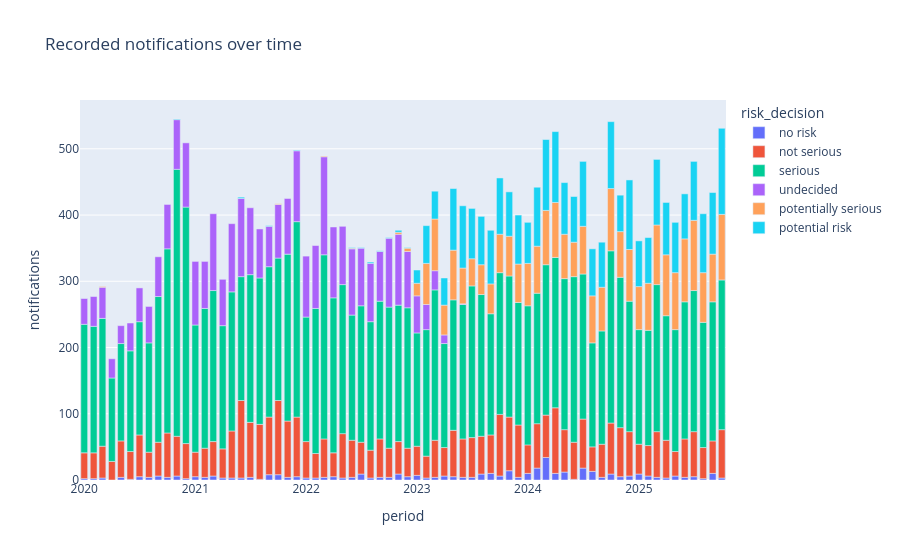

The code cell stored with this chart in its notebook:
### Markdown cell above
## 4. Exploratory analysis describes notifications only
The entire snapshot can be displayed for descriptive exploration. Do not use patterns from the future test period to choose model settings. Notebook 02 confines model comparison to earlier dates. Counts are not prevalence or safety rates; no inspection-volume denominator is supplied.

### Code cell
import plotly.express as px
monthly = df.assign(period=df.date.dt.to_period("M").astype(str)).groupby(["period","risk_decision"]).size().reset_index(name="notifications")
px.bar(monthly,x="period",y="notifications",color="risk_decision",title="Recorded notifications over time").show()
display(pd.crosstab(df.category,df.risk_decision).head(15))

### Figure 1 — Plotly figure (JSON) as saved in the notebook; plotly's stock layout.template omitted (floating-point values rounded to 4 significant figures)
{"data": [{"hovertemplate": "risk_decision=no risk<br>period=%{x}<br>notifications=%{y}<extra></extra>", "legendgroup": "no risk", "marker": {"color": "#636efa", "pattern": {"shape": ""}}, "name": "no risk", "orientation": "v", "showlegend": true, "textposition": "auto", "type": "bar", "x": ["2020-01", "2020-02", "2020-03", "2020-05", "2020-06", "2020-07", "2020-08", "2020-09", "2020-10", "2020-11", "2020-12", "2021-01", "2021-02", "2021-03", "2021-04", "2021-05", "2021-06", "2021-07", "2021-08", "2021-09", "2021-10", "2021-11", "2021-12", "2022-01", "2022-02", "2022-03", "2022-04", "2022-05", "2022-06", "2022-07", "2022-08", "2022-09", "2022-10", "2022-11", "2022-12", "2023-01", "2023-02", "2023-03", "2023-04", "2023-05", "2023-06", "2023-07", "2023-08", "2023-09", "2023-10", "2023-11", "2023-12", "2024-01", "2024-02", "2024-03", "2024-04", "2024-05", "2024-06", "2024-07", "2024-08", "2024-09", "2024-10", "2024-11", "2024-12", "2025-01", "2025-02", "2025-03", "2025-04", "2025-05", "2025-06", "2025-07", "2025-08", "2025-09", "2025-10"], "xaxis": "x", "y": [2, 2, 3, 4, 1, 5, 4, 6, 4, 6, 2, 5, 4, 6, 3, 3, 3, 4, 1, 8, 8, 4, 5, 3, 3, 4, 5, 3, 4, 9, 3, 4, 4, 9, 5, 7, 3, 4, 6, 5, 4, 4, 9, 10, 6, 14, 4, 10, 18, 34, 10, 12, 1, 18, 13, 4, 9, 5, 6, 9, 6, 4, 3, 6, 4, 5, 2, 10, 3], "yaxis": "y"}, {"hovertemplate": "risk_decision=not serious<br>period=%{x}<br>notifications=%{y}<extra></extra>", "legendgroup": "not serious", "marker": {"color": "#EF553B", "pattern": {"shape": ""}}, "name": "not serious", "orientation": "v", "showlegend": true, "textposition": "auto", "type": "bar", "x": ["2020-01", "2020-02", "2020-03", "2020-04", "2020-05", "2020-06", "2020-07", "2020-08", "2020-09", "2020-10", "2020-11", "2020-12", "2021-01", "2021-02", "2021-03", "2021-04", "2021-05", "2021-06", "2021-07", "2021-08", "2021-09", "2021-10", "2021-11", "2021-12", "2022-01", "2022-02", "2022-03", "2022-04", "2022-05", "2022-06", "2022-07", "2022-08", "2022-09", "2022-10", "2022-11", "2022-12", "2023-01", "2023-02", "2023-03", "2023-04", "2023-05", "2023-06", "2023-07", "2023-08", "2023-09", "2023-10", "2023-11", "2023-12", "2024-01", "2024-02", "2024-03", "2024-04", "2024-05", "2024-06", "2024-07", "2024-08", "2024-09", "2024-10", "2024-11", "2024-12", "2025-01", "2025-02", "2025-03", "2025-04", "2025-05", "2025-06", "2025-07", "2025-08", "2025-09", "2025-10"], "xaxis": "x", "y": [39, 39, 48, 28, 55, 42, 63, 38, 51, 67, 60, 53, 37, 44, 52, 44, 71, 117, 83, 83, 87, 112, 85, 90, 55, 37, 58, 36, 67, 56, 48, 42, 58, 44, 49, 43, 44, 33, 56, 43, 70, 58, 60, 57, 58, 93, 81, 79, 43, 67, 64, 99, 64, 56, 74, 37, 50, 77, 74, 67, 45, 46, 69, 57, 37, 58, 68, 47, 49, 73], "yaxis": "y"}, {"hovertemplate": "risk_decision=serious<br>period=%{x}<br>notifications=%{y}<extra></extra>", "legendgroup": "serious", "marker": {"color": "#00cc96", "pattern": {"shape": ""}}, "name": "serious", "orientation": "v", "showlegend": true, "textposition": "auto", "type": "bar", "x": ["2020-01", "2020-02", "2020-03", "2020-04", "2020-05", "2020-06", "2020-07", "2020-08", "2020-09", "2020-10", "2020-11", "2020-12", "2021-01", "2021-02", "2021-03", "2021-04", "2021-05", "2021-06", "2021-07", "2021-08", "2021-09", "2021-10", "2021-11", "2021-12", "2022-01", "2022-02", "2022-03", "2022-04", "2022-05", "2022-06", "2022-07", "2022-08", "2022-09", "2022-10", "2022-11", "2022-12", "2023-01", "2023-02", "2023-03", "2023-04", "2023-05", "2023-06", "2023-07", "2023-08", "2023-09", "2023-10", "2023-11", "2023-12", "2024-01", "2024-02", "2024-03", "2024-04", "2024-05", "2024-06", "2024-07", "2024-08", "2024-09", "2024-10", "2024-11", "2024-12", "2025-01", "2025-02", "2025-03", "2025-04", "2025-05", "2025-06", "2025-07", "2025-08", "2025-09", "2025-10"], "xaxis": "x", "y": [194, 191, 193, 126, 147, 152, 171, 165, 220, 278, 403, 357, 192, 211, 228, 186, 210, 187, 223, 221, 227, 215, 252, 295, 188, 219, 278, 234, 225, 189, 206, 194, 208, 213, 206, 212, 171, 191, 227, 157, 197, 203, 229, 214, 183, 214, 213, 185, 210, 197, 227, 227, 228, 250, 219, 157, 171, 260, 227, 197, 173, 174, 222, 188, 184, 207, 213, 189, 210, 226], "yaxis": "y"}, {"hovertemplate": "risk_decision=undecided<br>period=%{x}<br>notifications=%{y}<extra></extra>", "legendgroup": "undecided", "marker": {"color": "#ab63fa", "pattern": {"shape": ""}}, "name": "undecided", "orientation": "v", "showlegend": true, "textposition": "auto", "type": "bar", "x": ["2020-01", "2020-02", "2020-03", "2020-04", "2020-05", "2020-06", "2020-07", "2020-08", "2020-09", "2020-10", "2020-11", "2020-12", "2021-01", "2021-02", "2021-03", "2021-04", "2021-05", "2021-06", "2021-07", "2021-08", "2021-09", "2021-10", "2021-11", "2021-12", "2022-01", "2022-02", "2022-03", "2022-04", "2022-05", "2022-06", "2022-07", "2022-08", "2022-09", "2022-10", "2022-11", "2022-12", "2023-01", "2023-02", "2023-03", "2023-04", "2023-06"], "xaxis": "x", "y": [39, 45, 47, 29, 27, 42, 51, 55, 60, 67, 75, 97, 96, 71, 116, 70, 103, 118, 101, 74, 61, 81, 84, 107, 92, 95, 148, 107, 88, 100, 87, 88, 75, 104, 107, 85, 56, 38, 29, 13, 1], "yaxis": "y"}, {"hovertemplate": "risk_decision=potentially serious<br>period=%{x}<br>notifications=%{y}<extra></extra>", "legendgroup": "potentially serious", "marker": {"color": "#FFA15A", "pattern": {"shape": ""}}, "name": "potentially serious", "orientation": "v", "showlegend": true, "textposition": "auto", "type": "bar", "x": ["2020-03", "2021-10", "2022-03", "2022-06", "2022-11", "2022-12", "2023-01", "2023-02", "2023-03", "2023-04", "2023-05", "2023-06", "2023-07", "2023-08", "2023-09", "2023-10", "2023-11", "2023-12", "2024-01", "2024-02", "2024-03", "2024-04", "2024-05", "2024-06", "2024-07", "2024-08", "2024-09", "2024-10", "2024-11", "2024-12", "2025-01", "2025-02", "2025-03", "2025-04", "2025-05", "2025-06", "2025-07", "2025-08", "2025-09", "2025-10"], "xaxis": "x", "y": [1, 1, 1, 1, 3, 5, 19, 62, 78, 45, 75, 54, 41, 45, 45, 58, 60, 58, 64, 71, 82, 83, 67, 52, 72, 71, 66, 94, 69, 78, 65, 71, 90, 92, 86, 95, 106, 75, 72, 99], "yaxis": "y"}, {"hovertemplate": "risk_decision=potential risk<br>period=%{x}<br>notifications=%{y}<extra></extra>", "legendgroup": "potential risk", "marker": {"color": "#19d3f3", "pattern": {"shape": ""}}, "name": "potential risk", "orientation": "v", "showlegend": true, "textposition": "auto", "type": "bar", "x": ["2020-11", "2021-06", "2021-09", "2021-12", "2022-06", "2022-07", "2022-08", "2022-09", "2022-10", "2022-11", "2022-12", "2023-01", "2023-02", "2023-03", "2023-04", "2023-05", "2023-06", "2023-07", "2023-08", "2023-09", "2023-10", "2023-11", "2023-12", "2024-01", "2024-02", "2024-03", "2024-04", "2024-05", "2024-06", "2024-07", "2024-08", "2024-09", "2024-10", "2024-11", "2024-12", "2025-01", "2025-02", "2025-03", "2025-04", "2025-05", "2025-06", "2025-07", "2025-08", "2025-09", "2025-10"], "xaxis": "x", "y": [1, 2, 1, 1, 1, 1, 2, 1, 1, 3, 1, 20, 57, 42, 41, 93, 94, 76, 73, 81, 85, 67, 74, 62, 89, 107, 107, 78, 69, 98, 71, 68, 101, 55, 105, 69, 69, 99, 79, 76, 68, 89, 89, 93, 130], "yaxis": "y"}], "layout": {"barmode": "relative", "legend": {"title": {"text": "risk_decision"}, "tracegroupgap": 0}, "title": {"text": "Recorded notifications over time"}, "xaxis": {"anchor": "y", "domain": [0, 1], "title": {"text": "period"}}, "yaxis": {"anchor": "x", "domain": [0, 1], "title": {"text": "notifications"}}}}
